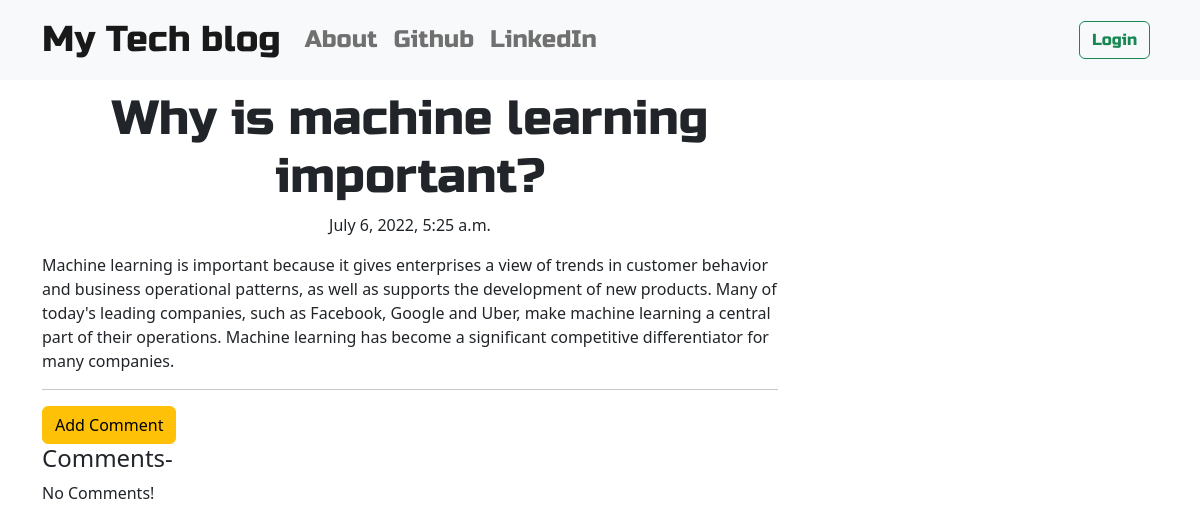
The page /post/12 on the database its author committed.
### blog/models.py (models this page shows, shortened)
class Post(models.Model):
    author = models.ForeignKey('auth.User',on_delete=models.CASCADE)
    title = models.CharField(max_length=200)
    text = models.TextField()
    created_date = models.DateTimeField(default=timezone.now)
    published_date = models.DateTimeField(blank=True,null=True)

### blog/views.py (the view)
# urls.py: re_path(r'^post/(?P<pk>\d+)$',views.PostDetailView.as_view(),name='post_detail'),
class PostDetailView(DetailView):
    model = Post

### blog/templates/blog/post_detail.html (shortened to what this page needs)
{% extends 'blog/base.html' %}
{% block content %}
    <h1 class="posttitle loader">{{post.title}}</h1>
    {% if post.published_date %}
        <div class="date postdate">
            {{post.published_date}}
        </div>
    {% else %}
        <a class="btn btn-success" href="{% url 'post_publish' pk=post.pk %}">Publish Post</a>
    {% endif %}
    <p class="postcontent">{{post.text|safe|linebreaksbr}}</p>
    <hr>
    <a class='btn btn-warning' href="{% url 'add_comment_to_post' pk=post.pk %}">Add Comment</a>
    <h4>Comments-</h4>
        {% for comment in post.comments.all %}
            <br>
            {% if user.is_authenticated or comment.approved_comment %}
                <p><strong>Posted By:</strong> {{comment.author}}</p>
                {{comment.created_date}}
                    {% if not comment.approved_comment %}
                    <a href="{% url 'comment_remove' pk=comment.pk %}">
                        <button type="button" class="btn btn-outline-danger">Delete Comment</button>
                    </a>
                    <a href="{% url 'comment_approve' pk=comment.pk %}">
                        <button type="button" class="btn btn-outline-success">Approve Comment</button>
                    </a>
                    {% endif %}
                    <p>{{comment.text|safe|linebreaks}}</p>
            {% endif %}
            {% empty %}
            <p>No Comments!</p>
        {% endfor %}
{% endblock %}

### blog/static/CSS/blog.css (style rules this page uses)
.postdate { text-align: center; }
.posttitle { font-family: 'Russo One', sans-serif; font-size: 3em; text-align: center; }
.postcontent { font-family: 'Monserrat'; font-size: 1.5em; }
.loader { filter:hue-rotate(0deg); color:linear-gradient(45deg,#0f8,#08f); animation:hue 10000ms infinite linear; }

### rows shown on the page
Post: title "Why is machine learning important?", published_date "July 6, 2022, 5:25 a.m.", text "Machine learning is important because it gives enterprises a view of trends in customer behavior and business operational patterns, as well as supports the development of new products. Many of today's leading companies, such as Facebook, Google and Uber, make machine learning a central part of their operations. Machine learning has become a significant competitive differentiator for many companies."
